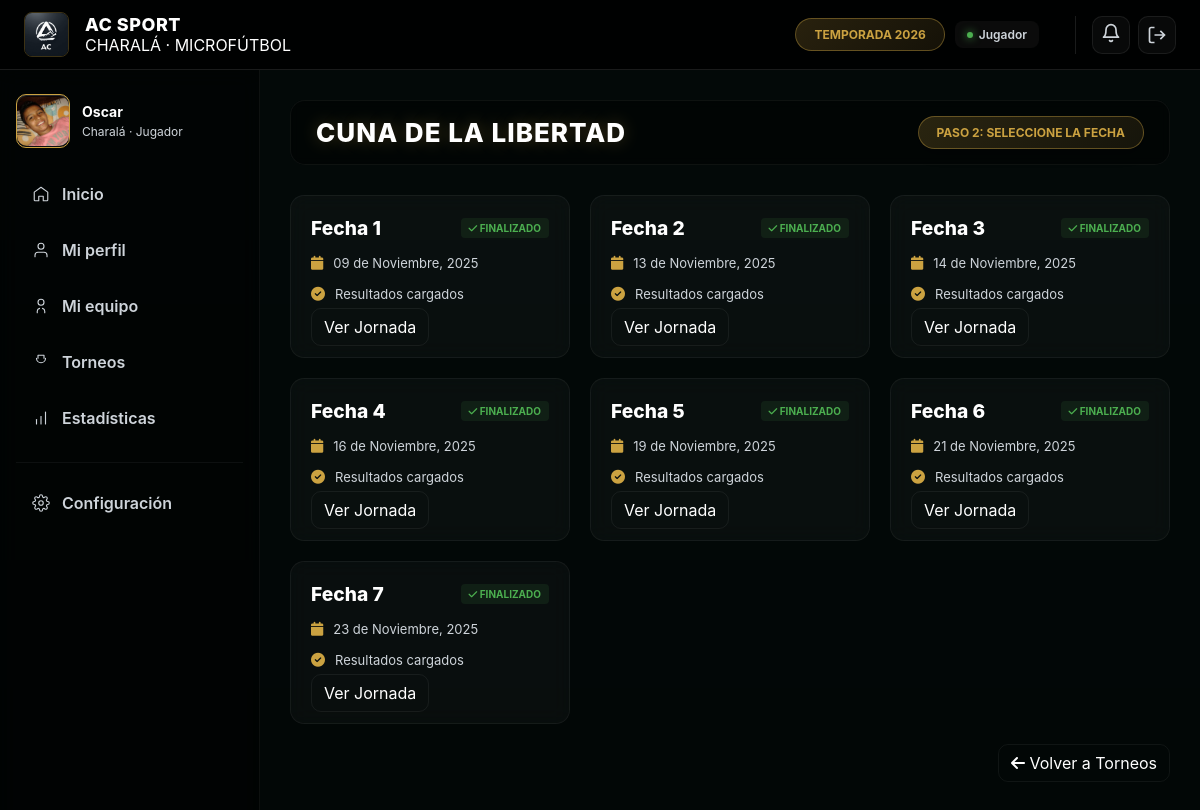
Screenshot of /fechas-torneos/1/ (signed in) with the database file from the repository.
### usuarios/models.py (models this page shows, shortened)
class Usuario(AbstractUser):
    foto = models.ImageField(upload_to="foto_perfil",null=True,blank=True)
    fecha_nacimiento = models.DateField(null=True)
    documento = models.CharField(max_length=100,choices=[
        ("C.C","Cédula de ciudadania"),
        ("P.S","Pasaporte"),
        ("T.I","Tarjeta de identidad")],default="C.C")
    num_document = models.CharField(max_length=15,unique=True)
    celular = models.CharField(max_length=10,unique=True)
    equipos = models.ForeignKey(Equipo,on_delete=models.SET_NULL,null=True,blank=True,related_name='jugadores')
    posicion = models.CharField(max_length=50,
                                choices=[("arquero","ARQUERO"),("cierre","CIERRE"),("ala","ALA"),("pívot","PIVOT")],
                                blank=True,null=True)
    numero_camisa = models.PositiveIntegerField(null=True,blank=True)
    @property
    def get_foto_url(self):
        if self.foto:
            return self.foto.url
        else:
            return static('img/sin-foto.jpg')
    class Meta:
        verbose_name = "Usuario"
        verbose_name_plural = "Usuarios"

### Torneo/models.py (models this page shows, shortened)
class Equipo(models.Model):
    escudo = models.ImageField(upload_to="escudo_equipo",blank=False,null=False)
    nombre = models.CharField(max_length=50,unique=True)
    fecha_creacion = models.DateField(auto_now_add=True)
    fecha_update = models.DateTimeField(auto_now=True)
    municipio = models.CharField(max_length=50,help_text="Municipio del equipo",blank=False,null=False)
    capitan = models.OneToOneField("usuarios.Usuario",on_delete=models.SET_NULL, null=True,blank=True)
    activo = models.BooleanField(default=True)
    class Meta:
        verbose_name = "Equipo"
        verbose_name_plural = "Equipos"

class Torneo(models.Model):
    ESTADOS_TORNEO = [
        ('inscripcion', 'Inscripción'),
        ('programado', 'Programado'),
        ('en_curso', 'En Curso'),
        ('finalizado', 'Finalizado'),
        ('cancelado', 'Cancelado'),
    ]
    FORMATOS_TORNEO = [
        ('liga', 'Liga Todos contra Todos'),
        ('eliminacion', 'Eliminación Directa'),
        ('grupos', 'Fase de Grupos + Eliminación'),
    ]
    logo_torneo = models.ImageField(upload_to="LogoTorneo/")
    nombre = models.CharField(max_length=100,unique=True)
    descripcion = models.TextField(blank=True)
    representante = models.CharField(max_length=100)
    celular_contacto = models.CharField(max_length=10)
    email_contacto = models.EmailField(blank=True,default='agudelochacon@gmail.com')
    formato = models.CharField(max_length=50,choices=FORMATOS_TORNEO,default='grupos')
    estado = models.CharField(max_length=50,choices=ESTADOS_TORNEO,default='inscripcion')
    max_equipos = models.PositiveIntegerField(default=30,validators=[MinValueValidator(15),MaxValueValidator(30)])
    fecha_inicio_inscripcion = models.DateField()
    fecha_fin_inscripcion = models.DateField()
    fecha_inicio_torneo = models.DateField(null=True,blank=True)
    fecha_fin_torneo = models.DateField(null=True,blank=True)
    fecha_creacion = models.DateField(auto_now_add=True)
    fecha_actualizacion = models.DateTimeField(auto_now=True)
    jugadores_por_equipo = models.PositiveSmallIntegerField(default=10)
    class Meta:
        verbose_name = "Torneo"
        verbose_name_plural = "Torneos"
        ordering = ["-fecha_creacion"]

### partidos/models.py (models this page shows, shortened)
class Partido(models.Model):
    ESTADOS_PARTIDO = [('programado', 'Programado'),('en_juego', 'En Juego'),('finalizado', 'Finalizado'),('suspendido', 'Suspendido'),('cancelado', 'Cancelado'),('pendiente','Pendiente')]
    FASES_TORNEO = [('grupos', 'Fase de Grupos'),('octavos', 'Octavos de Final'),('cuartos', 'Cuartos de Final'),('semifinal', 'Semifinal'),('tercer_puesto', 'Tercer Puesto'),('final', 'Final'),]
    torneo = models.ForeignKey("Torneo.Torneo",on_delete=models.CASCADE,related_name="partidos")
    equipo_local = models.ForeignKey('Torneo.Equipo',on_delete=models.CASCADE,related_name='partidos_local')
    equipo_visitante = models.ForeignKey('Torneo.Equipo',on_delete=models.CASCADE,related_name='partidos_visitante')
    fase = models.CharField(max_length=20, choices=FASES_TORNEO, default='grupos')
    grupo = models.ForeignKey(Grupo, on_delete=models.CASCADE, null=True, blank=True)
    jornada = models.PositiveIntegerField(help_text="Número de jornada en la fase")
    fecha_hora = models.DateTimeField(blank=True,null=True)
    cancha = models.CharField(max_length=100, null=True, blank=True, help_text="Nombre de la cancha")
    estado = models.CharField(max_length=20, choices=ESTADOS_PARTIDO, default='pendiente')
    goles_local = models.PositiveIntegerField(default=0)
    goles_visitante = models.PositiveIntegerField(default=0)
    persona_finalizo_partido = models.CharField(max_length=50,blank=True,null=True,help_text="Usuario que registró el resultado")
    fecha_actualizacion = models.DateTimeField(auto_now=True)
    goles_penaltis_local = models.PositiveIntegerField(default=0)
    goles_penaltis_visitante = models.PositiveIntegerField(default=0)
    class Meta:
        verbose_name = "Partido"
        verbose_name_plural = "Partidos"
        ordering = ['fecha_hora', 'torneo']
        unique_together = [
            ['torneo', 'equipo_local', 'equipo_visitante', 'fase'],
            ['grupo', 'equipo_local', 'equipo_visitante', 'jornada']
        ]

### actas/views.py (the view)
# urls.py: path('fechas-torneos/<int:pk>/',views.FechaTorneos.as_view(),name='fechas_torneo'),
class FechaTorneos(LoginRequiredMixin,DetailView):
    model = Torneo
    queryset = Torneo.objects.all()
    template_name = 'actas/fechas_torneo.html'
    context_object_name = 'torneo'
    def get_context_data(self, **kwargs):
        context = super().get_context_data(**kwargs)
        context['jornadas'] = jornadas_del_torneo(self.get_object().pk)
        context['partidos_hoy'] = partidos_de_hoy(self.get_object().pk)
        return context

### partidos/services.py (called while the page is built)
def partidos_de_hoy(torneo_id):
    torneo = get_object_or_404(Torneo,pk=torneo_id)
    partidos_hoy = torneo.partidos.filter(fecha_hora__date=hoy.date())
    return partidos_hoy

### actas/templates/actas/fechas_torneo.html (shortened to what this page needs)
{% extends 'plataforma.html' %}
{% load static %}
{% block content %}
    <link rel="stylesheet" href="{% static 'css/fechas_torneo.css' %}">
    <div class="main-top">
        <h1 class="page-title">{{ torneo.nombre }}</h1>
        <div class="filter-row">
            <span class="year-badge">Paso 2: Seleccione la Fecha</span>
        </div>
    </div>
    <div class="fechas-container">
        {% for jornada in jornadas %}
            {% if jornada.estado == 'En Curso' %}
                <div class="fecha-card active">
                    <div class="fecha-header">
                        <span class="numero-fecha">Fecha {{jornada.jornada}} </span>
                        <span class="estado-tag"> {{jornada.estado}} </span>
                    </div>
                    <div class="fecha-body">
                        <p><i class="fa-solid fa-calendar"></i> {{jornada.fecha|date:'d \d\e F, Y'}} </p>
                        <p><i class="fa-solid fa-gamepad"></i> {{jornada.partidos_programados}} Partidos programados</p>
                    </div>
                    <a href="{% url 'vista_general:registrarmarcador' torneo.pk jornada.jornada %}" class="btn-secondary unica">Registrar Marcadores</a>
                </div>
            {% elif jornada.estado == 'Finalizado' %}
                <div class="fecha-card completed">
                    <div class="fecha-header">
                        <span class="numero-fecha">Fecha {{jornada.jornada}} </span>
                        <span class="estado-tag"><i class="fa-solid fa-check"></i> {{jornada.estado}} </span>
                    </div>
                    <div class="fecha-body">
                        <p><i class="fa-solid fa-calendar"></i> {{jornada.fecha|date:'d \d\e F, Y'}} </p>
                        <p><i class="fa-solid fa-circle-check"></i> Resultados cargados</p>
                    </div>
                    <a href="{% url 'vista_general:registrarmarcador' torneo.pk jornada.jornada %}" class="btn-secondary unica">Ver Jornada</a>
                </div>
            {% endif %}
        {% empty %}
            <p> No hay jornadas todavía </p>
        {% endfor %}
    </div>
    <div style="display: flex; justify-content: flex-end; width: 100%; margin-top: 15px; margin-bottom: 15px;">
        <a href="{% url 'vista_general:resultadosactas' %}" class="btn-secondary micro">
            <i class="fa-solid fa-arrow-left"></i> Volver a Torneos
        </a>
    </div>
{% endblock %}

### templates/sidebar.html (shortened to what this page needs)
{% load static %}
<nav class="sidebar" aria-label="Navegación principal">
    <div class="user-row">
        <div class="avatar">
             <img src="{{ request.user.get_foto_url }}" alt="Avatar" style="width:100%; border-radius:10px;">
        </div>
        <div class="user-info">
            <div class="name"> {{request.user.first_name|default:'Usuario'}} </div>
            <div class="meta"> {{request.user.equipos.municipio}} · Jugador</div>
        </div>
    </div>
    <div class="menu" role="menu">
        <a href="{% url 'Home:plataforma_inicio' %}"
            class="menu-item {% if request.resolver_match.url_name == 'plataforma_inicio' %}active{% endif %}" role="menuitem">
            <svg width="18" height="18" viewBox="0 0 24 24" fill="none" stroke="currentColor" stroke-width="1.5" stroke-linecap="round" stroke-linejoin="round">
                <path d="M3 9.5L12 3l9 6.5V20a1 1 0 0 1-1 1h-5v-6H9v6H4a1 1 0 0 1-1-1V9.5z" />
            </svg>
            <span>Inicio</span>
        </a>
        <a href="{% url 'usuario:miperfil' %}"
            class="menu-item {% if request.resolver_match.url_name == 'miperfil' %}active{% endif %}" role="menuitem">
            <svg width="18" height="18" viewBox="0 0 24 24" fill="none" stroke="currentColor" stroke-width="1.5" stroke-linecap="round" stroke-linejoin="round">
                <path d="M20 21v-2a4 4 0 0 0-4-4H8a4 4 0 0 0-4 4v2"/><circle cx="12" cy="7" r="4"/>
            </svg>
            <span> Mi perfil </span>
        </a>
        <a href="{% url 'miequipo:miequipo' %}"
           class="menu-item {% if request.resolver_match.url_name == 'miequipo' %}active{% endif %}" role="menuitem">
            <svg width="18" height="18" viewBox="0 0 24 24" fill="none" stroke="currentColor" stroke-width="1.5" stroke-linecap="round" stroke-linejoin="round">
                <path d="M17 21v-2a4 4 0 0 0-3-3.87"/><path d="M7 21v-2a4 4 0 0 1 3-3.87"/><circle cx="12" cy="7" r="4"/>
            </svg>
            <span>Mi equipo</span>
        </a>
        <a href="{% url 'torneo:torneo' %}"
           class="menu-item {% if request.resolver_match.url_name == 'torneo' %}active{% endif %}" role="menuitem">
            <svg width="18" height="18" viewBox="0 0 24 24" fill="none" stroke="currentColor" stroke-width="1.5" stroke-linecap="round" stroke-linejoin="round">
                <path d="M8 7V3h8v4"/><path d="M18 7a6 6 0 0 1-12 0"/>
            </svg>
            <span>Torneos</span>
        </a>
        <a href="#" class="menu-item" role="menuitem">
            <svg width="18" height="18" viewBox="0 0 24 24" fill="none" stroke="currentColor" stroke-width="1.5" stroke-linecap="round" stroke-linejoin="round">
                <path d="M12 20V10"/><path d="M18 20V4"/><path d="M6 20v-6"/>
            </svg>
            <span>Estadísticas</span>
        </a>
        <hr class="menu-divider">
        <a href="{% url 'configuracion:configuracion' %}"
           class="menu-item {% if request.resolver_match.url_name == 'configuracion' %}active{% endif %}" role="menuitem">
            <span>Configuración</span>
        </a>
    </div>
</nav>

### static/css/plataforma.css (style rules this page uses)
:root { --bg: #081816; --panel: rgba(15, 15, 15, 0.75); --panel-2: rgba(25, 25, 25, 0.85); --accent: #cba241; --text: #ffffff; --muted: #ced4da; --radius: 14px; --transition: all 0.25s ease; font-family: 'Inter', system-ui, -apple-system, sans-serif; }
* { box-sizing: border-box; margin: 0; padding: 0; }
html, body { height: 100vh; width: 100vw; overflow: hidden; }
body { background: var(--bg); color: var(--text); -webkit-font-smoothing: antialiased; }
.year-badge { background: rgba(203, 162, 65, 0.1); color: var(--accent); padding: 6px 12px; border-radius: 20px; font-size: 11px; font-weight: 700; text-transform: uppercase; border: 1px solid rgba(203, 162, 65, 0.2); }
nav.sidebar { background: rgba(0, 0, 0, 0.5) !important; backdrop-filter: blur(10px); border-right: 1px solid rgba(255, 255, 255, 0.05); display: flex; flex-direction: column; padding: 24px 16px; overflow-y: auto; }
.user-row { display: flex; align-items: center; gap: 12px; margin-bottom: 20px; }
.avatar { width: 54px; height: 54px; border-radius: 10px; background: linear-gradient(180deg, #333, #111); border: 1px solid var(--accent); display: flex; align-items: center; justify-content: center; font-weight: 700; color: var(--text); box-shadow: inset 0 0 10px rgba(0, 0, 0, 0.4); }
.user-info { font-size: 14px; }
.user-info .name { font-weight: 700; }
.user-info .meta { font-size: 12px; color: var(--muted); margin-top: 4px; }
.menu { margin-top: 4px; display: flex; flex-direction: column; gap: 8px; }
.menu-item { display: flex; align-items: center; gap: 12px; padding: 12px 16px; color: var(--muted); text-decoration: none; font-weight: 600; border-radius: 10px; margin-bottom: 4px; transition: var(--transition); }
.menu-divider { border: 0; border-top: 1px solid rgba(255, 255, 255, 0.05); margin: 10px 0; }
.main-top { display: flex; align-items: center; justify-content: space-between; padding: 4px 8px 18px 10px; }
.page-title { font-size: 28px; font-weight: 800; letter-spacing: 0.6px; text-shadow: 0 0 6px rgba(203, 162, 65, 0.2); }
.filter-row { display: flex; gap: 10px; align-items: center; }
.btn-secondary { background: transparent; color: var(--text); padding: 8px 12px; border-radius: 10px; border: 1px solid rgba(255, 255, 255, 0.06); cursor: pointer; transition: var(--transition); }

### static/css/fechas_torneo.css (style rules this page uses)
.fechas-container { display: grid; grid-template-columns: repeat(auto-fill, minmax(280px, 1fr)); gap: 20px; margin-top: 20px; }
.fecha-card { background: rgba(255, 255, 255, 0.03); backdrop-filter: blur(10px); border-radius: var(--radius); padding: 20px; border: 1px solid rgba(255, 255, 255, 0.05); transition: var(--transition); }
.fecha-header { display: flex; justify-content: space-between; align-items: center; margin-bottom: 15px; }
.numero-fecha { font-size: 1.2rem; font-weight: 800; color: var(--text); }
.estado-tag { font-size: 10px; font-weight: 700; text-transform: uppercase; padding: 4px 8px; border-radius: 4px; background: rgba(255, 255, 255, 0.1); }
.completed .estado-tag { color: #4caf50; background: rgba(76, 175, 80, 0.1); }
.fecha-body p { font-size: 13px; color: var(--muted); margin: 5px 0; margin-bottom: 15px; display: flex; align-items: center; gap: 10px; }
.fecha-body i { color: var(--accent); font-size: 14px; }
.micro { text-decoration: none; margin-bottom: 5px; margin-top: 5px; }
.main-top { display: flex; align-items: center; justify-content: space-between; padding: 15px 25px; background: rgba(0, 0, 0, 0.4); border-radius: 15px; border: 1px solid rgba(255, 255, 255, 0.05); margin-bottom: 30px; backdrop-filter: blur(5px); }
.page-title { font-size: 26px; font-weight: 800; color: var(--text); text-transform: uppercase; letter-spacing: 1px; margin: 0; text-shadow: 0 0 15px rgba(203, 162, 65, 0.3); }
.filter-row { display: flex; align-items: center; }
.year-badge { background: linear-gradient(135deg, rgba(203, 162, 65, 0.2), rgba(203, 162, 65, 0.1)); color: var(--accent); padding: 8px 18px; border-radius: 30px; font-size: 12px; font-weight: 700; text-transform: uppercase; border: 1px solid rgba(203, 162, 65, 0.4); box-shadow: 0 4px 15px rgba(0, 0, 0, 0.2); display: flex; align-items: center; gap: 8px; }
.unica { text-decoration: none; margin: auto; }

### rows the page displays
Usuario: user.get_foto_url (picture), user.first_name "Oscar", user.equipos.municipio "Charalá"
Torneo: nombre "CUNA DE LA LIBERTAD"
Partido: fecha "09 de Noviembre, 2025"
Partido: fecha "13 de Noviembre, 2025"
Partido: fecha "14 de Noviembre, 2025"
Partido: fecha "16 de Noviembre, 2025"
Partido: jornada "5", estado "FINALIZADO", fecha "19 de Noviembre, 2025"
Partido: fecha "21 de Noviembre, 2025"
Partido: jornada "7", estado "FINALIZADO", fecha "23 de Noviembre, 2025"

### other values shown
{{ jornada.jornada }} "1" "2" "3" "4" "6"
{{ jornada.estado }} "FINALIZADO" "FINALIZADO" "FINALIZADO" "FINALIZADO" "FINALIZADO"
